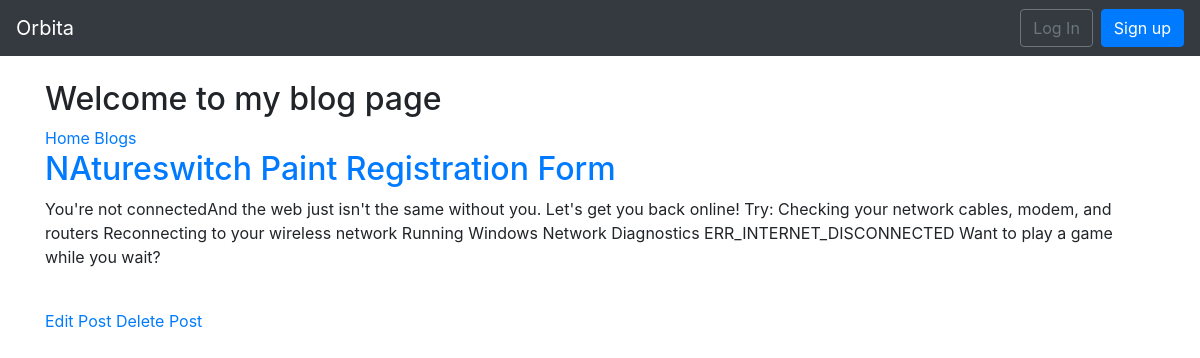
Before: /blog/post/2/ with the older database file.
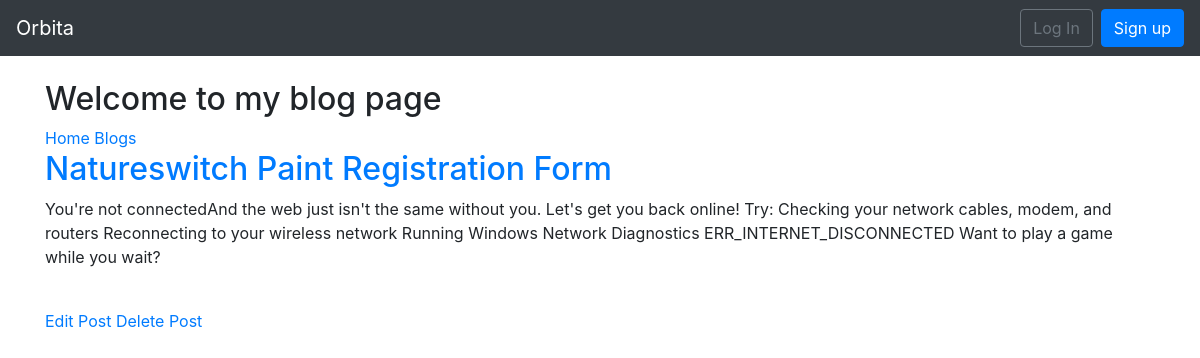
After: the same page with the newer database file.
### blog/models.py (models this page shows, shortened)
class Post(models.Model):
	author = models.ForeignKey(get_user_model(), on_delete=models.CASCADE, related_name='posts')
	title = models.CharField(max_length=200)
	body = models.TextField()
	created = models.DateTimeField(auto_now_add=True)
	updated = models.DateTimeField(auto_now=True)

### blog/views.py (the view)
# urls.py: path('post/<int:pk>/', views.BlogDetailView.as_view(), name='post_detail'),
class BlogDetailView(DetailView):
	model = Post
	template_name = 'blog/post_detail.html'

### templates/blog/post_detail.html (shortened to what this page needs)
{% extends 'base.html' %}
{% block content %}
<h2>Welcome to my blog page</h2>
<a href="{% url 'index' %}">Home</a>
<a href="{% url 'post_list' %}">Blogs</a>
<br>
	<div class="post-entry">
		<h2><a href="{}">{{ post.title }}</a></h2>
		<p>{{ post.body }}</p>
	</div>
	<br>
	<a href="{% url 'post_edit' post.pk %}">Edit Post</a>
	<a href="{% url 'post_delete' post.pk %}">Delete Post</a>
{% endblock content %}

Changed rows visible on the page:
changed Post: title "NAtureswitch Paint Registration Form" → "Natureswitch Paint Registration Form"
